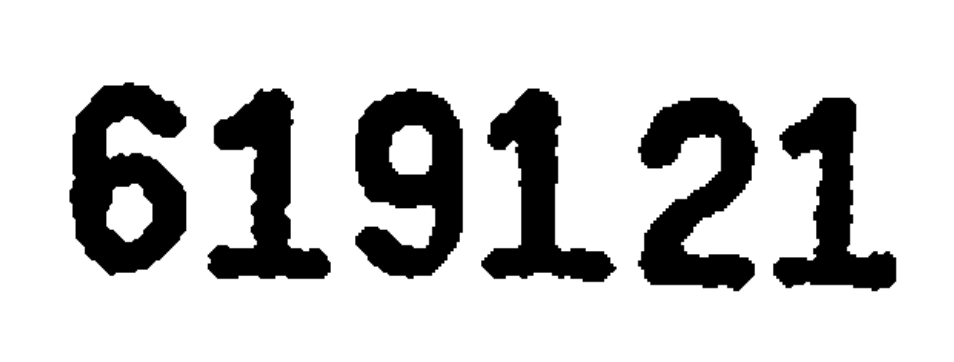
#> input picture homework/Day032/test/test1.png, 954 x 362 px
$ jupyter execute --allow-errors Day032_HW.ipynb
#> lines starting #> are read from the running program, lines starting #| are printed output that depends on the picture; after the words box and inside, x2 and y2 are one past the last pixel; in counts of white or black regions, pixels touching at a corner belong together
# 反爬：驗證碼處理

* 了解「驗證碼機制」的反爬蟲機制
* 「驗證碼機制」反爬蟲的因應策略

## 作業目標

* 讀讀看「test」資料夾下的圖檔！
* 像 test/test2.png 這種複雜的圖片怎麼辦？

### 讀讀看「test」資料夾下的圖檔！

[cell 1]
import requests
import pytesseract
from PIL import Image
from io import BytesIO

[cell 2]
img = Image.open("test/test1.png")
#> img is the input picture: PIL image 954x362 RGBA; mean R, G, B, A 202.6, 202.6, 202.6, 255
#> (the rest of this cell did not finish here and is left out)

[cell 3]
def binarizing(img,threshold): #input: gray image
    pixdata = img.load()
    w, h = img.size
    for y in range(h):
        for x in range(w):
            if pixdata[x, y] < threshold:
                pixdata[x, y] = 0
            else:
                pixdata[x, y] = 255
    return img

[cell 4]
img = Image.open("test/test2.png").convert("L")
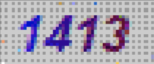
#> input picture homework/Day032/test/test2.png, 154 x 64 px
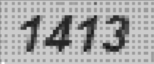
#> img: PIL image 154x64 L; min 21, max 255, mean 167.7
img = binarizing(img, 120)
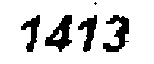
#> img: PIL image 154x64 L; 84% white; 5 black regions (1 under 20 px), largest, box (x1, y1, x2, y2) and area: (45, 15, 72, 52) 488, (103, 15, 129, 52) 452, (78, 15, 97, 52) 330, (21, 15, 40, 52) 305
img
